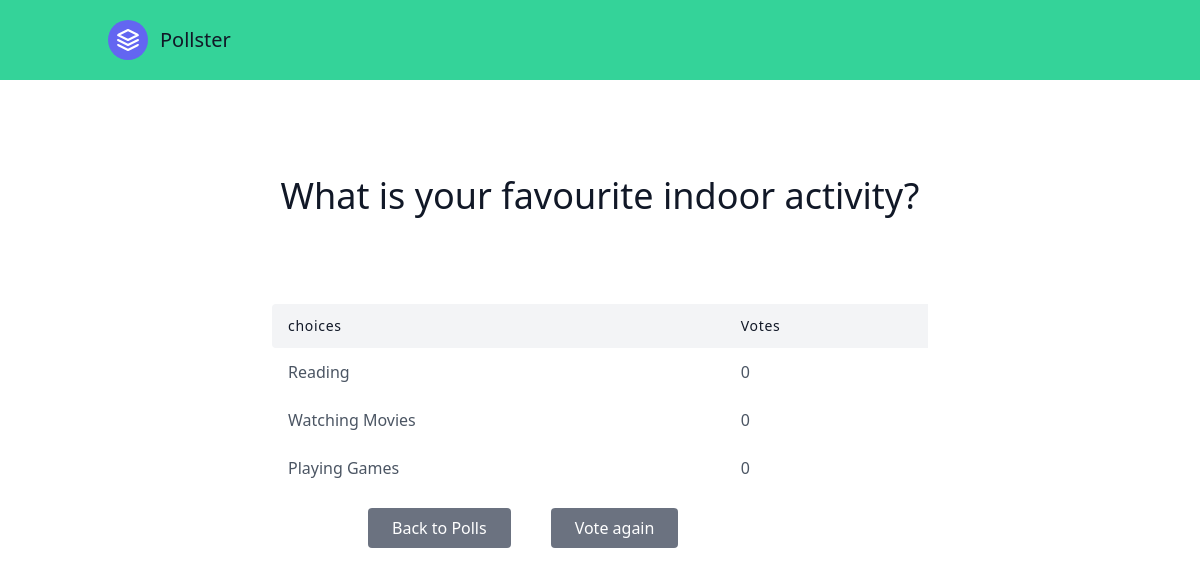
Before: /2/results/ with the older database file.
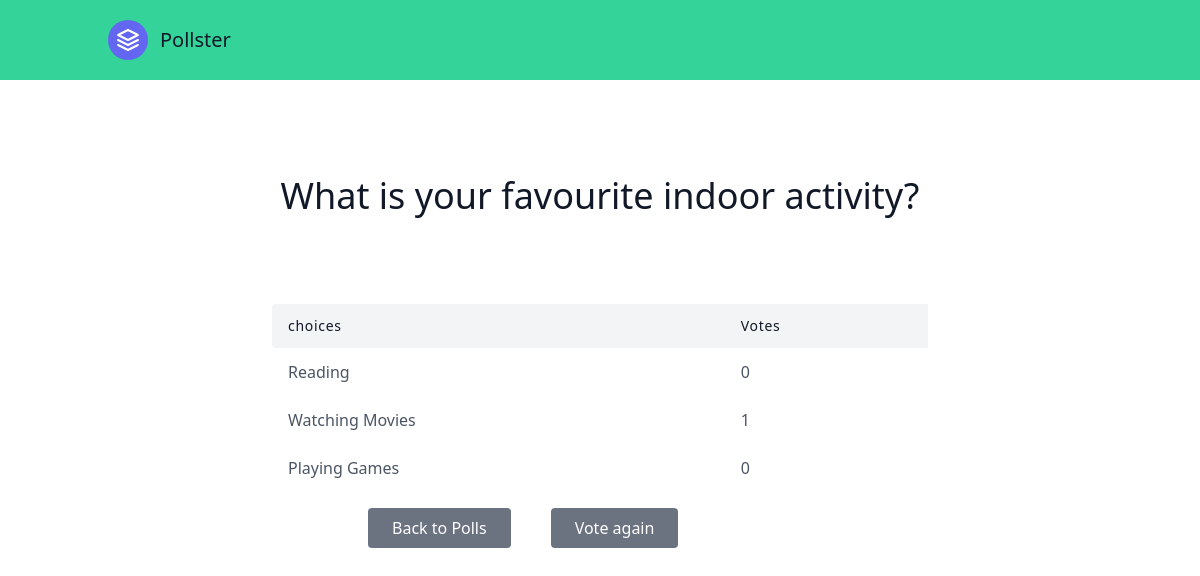
After: the same page with the newer database file.
### polls/models.py (models this page shows, shortened)
class Choice(models.Model):
    question = models.ForeignKey(Question,on_delete=models.CASCADE)
    choice_text = models.CharField(max_length=200)
    votes = models.IntegerField(default=0)

### polls/views.py (the view)
# urls.py: path('<int:question_id>/results/',views.results,name='results'),
def results(request,question_id):
    question = get_object_or_404(Question,pk=question_id)
    context ={ 'question':question}
    return render(request,'polls/results.html',context)

### polls/templates/polls/results.html (shortened to what this page needs)
{% extends 'base.html' %}
{% block content %}
    <section class="text-gray-600 body-font">
        <div class="container px-5 py-24 mx-auto">
            <div class="flex flex-col text-center w-full mb-20">
                <h1 class="sm:text-4xl text-3xl font-medium title-font mb-2 text-gray-900">{{question.question_text}}</h1>
            </div>
            <div class="lg:w-2/3 w-full mx-auto overflow-auto">
                <table class="table-auto w-full text-left whitespace-no-wrap">
                <thead>
                    <tr>
                    <th class="px-4 py-3 title-font tracking-wider font-medium text-gray-900 text-sm bg-gray-100 rounded-tl rounded-bl">choices</th>
                    <th class="px-4 py-3 title-font tracking-wider font-medium text-gray-900 text-sm bg-gray-100">Votes</th>
                    </tr>
                </thead>
                <tbody>
                    {% for choice in question.choice_set.all %}
                    <tr>
                    <td class="px-4 py-3">{{choice.choice_text}}</td>
                    <td class="px-4 py-3">{{choice.votes}}</td>
                    </tr>
                    {% endfor %}
                </tbody>
                </table>
            </div>
            <div class="flex pl-4 mt-4 lg:w-2/3 w-full mx-auto">
                <button class="flex ml-20 text-white bg-gray-500 border-0 py-2 px-6 focus:outline-none hover:bg-gray-600 rounded"><a href="{% url 'polls:index' %}">Back to Polls</a></button>
                <button class="flex ml-10 text-white bg-gray-500 border-0 py-2 px-6 focus:outline-none hover:bg-gray-600 rounded"><a href="{% url 'polls:vote' question.id %}">Vote again</a></button>
            </div>
        </div>
      </section>
{% endblock content %}

Changed rows visible on the page:
changed Choice "Watching Movies": votes "0" → "1"
